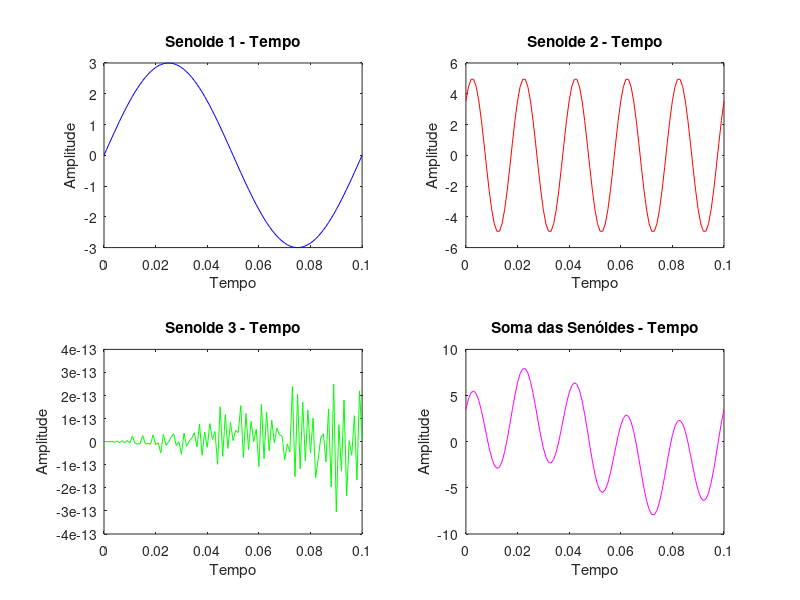
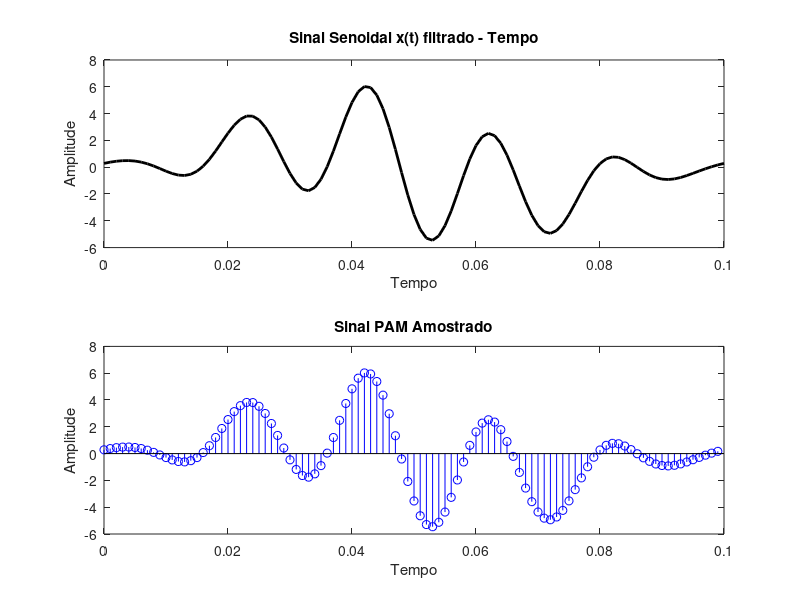
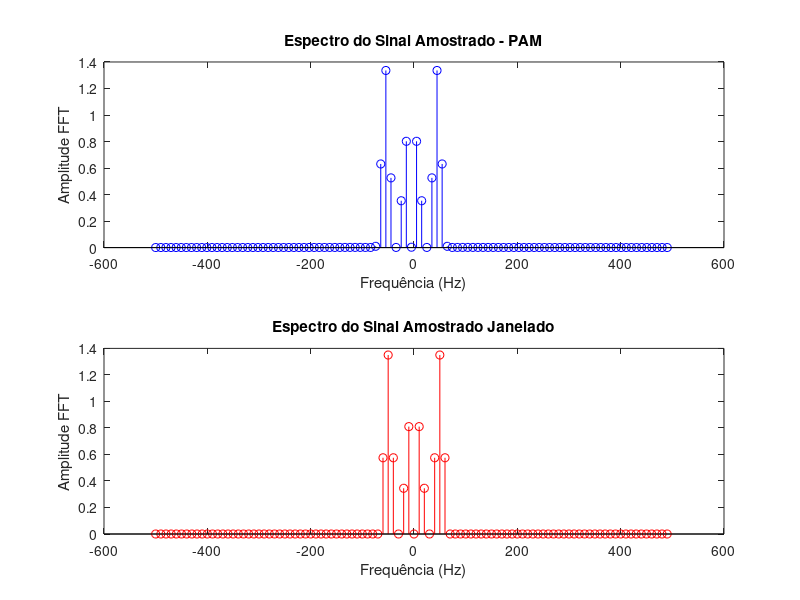
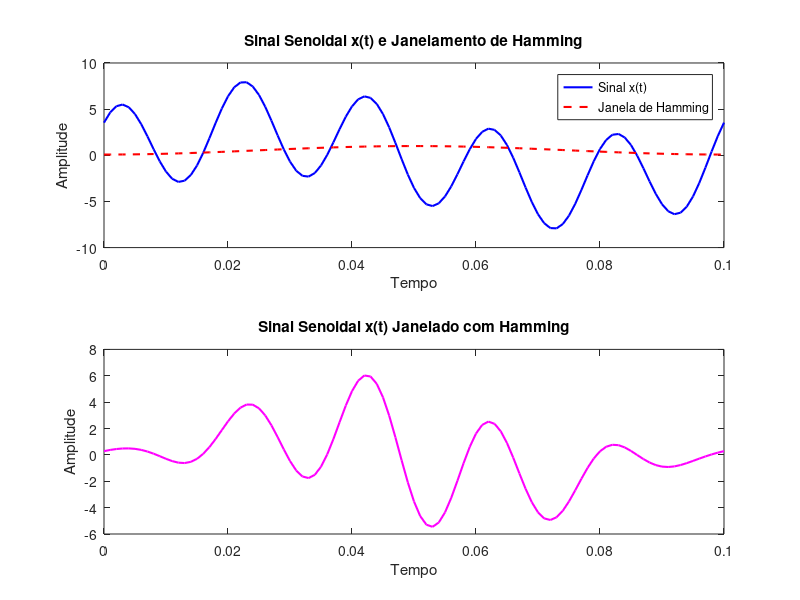

Write the MATLAB code that produced these figures, in order.
clc;
clear all;
pkg load signal;

Fs = 1e3; % Fequência de amostragem de 1MHz
Ts = 1/Fs; % Período de amostragem de 1 microsegundos
f0 = 10; % Frequência da primeira senoide em Hz
f1 = 50; % Frequência da segunda senoide em Hz
f2 = 520; % Frequência da segunda senoide em Hz
fc = 500; % Frequência de corte que vai de encontro à regra de Nyquist

t = [0:Ts:0.1]; % valores para o eixo que representa o tempo

x0 = 3*sin(2*pi*f0*t); % primeira senoide
x1 = 5*sin(2*pi*f1*t + pi/4); % segunda senoide
x2 = 5*sin(2*pi*fc*t); % terceira senoide

sinal = x0 + x1 + x2;

% Janelamento com a janela de Hamming
janela_hamming = hamming(length(t))';
sinal_janelado = sinal .* janela_hamming;

ordem = 5;
lowcut = fc*2/Fs; % frequência de corte

[b,a] = butter(ordem, lowcut, 'low'); % filtro Butterworth de ordem 5

sinal_lowfilter = filtfilt(b, a, sinal_janelado);

N_filter = length(sinal_lowfilter); % quantidade total de amostras do sinal filtrado
f_filter = Fs*(-N_filter/2:N_filter/2-1)/N_filter; % Frequencia normalizada
Y = fftshift(fft(sinal_lowfilter/N_filter)); % Transformada de Fourier do sinal filtrado com a amplitude normalizada

N_sampling = length(sinal_lowfilter(1:100)); % quantidade total do sinal que será amostrado
f_sampling = Fs*(-N_sampling/2:N_sampling/2-1)/N_sampling; % Frequencia normalizada
Y_sampling = fftshift(fft(sinal_lowfilter(1:100)/N_sampling)); % Transformada de Fourier do sinal amostrado

% Plotagem das senoides individuais
figure;
subplot(2,2,1);
plot(t, x0, 'b');
title('Senoide 1 - Tempo');
xlabel('Tempo');
ylabel('Amplitude');

subplot(2,2,2);
plot(t, x1, 'r');
title('Senoide 2 - Tempo');
xlabel('Tempo');
ylabel('Amplitude');

subplot(2,2,3);
plot(t, x2, 'g');
title('Senoide 3 - Tempo');
xlabel('Tempo');
ylabel('Amplitude');

% Plotagem da soma das senoides
subplot(2,2,4);
plot(t, sinal, 'm');
title('Soma das Senóides - Tempo');
xlabel('Tempo');
ylabel('Amplitude');

% Plotagem do sinal filtrado e sinal PAM
figure;
subplot(2,1,1);
plot(t, sinal_lowfilter, 'k', 'LineWidth', 2);
title('Sinal Senoidal x(t) filtrado - Tempo');
xlabel('Tempo');
ylabel('Amplitude');

% Plotagem do sinal PAM amostrado
subplot(2,1,2);
stem(t(1:100), sinal_lowfilter(1:100), 'b', 'Marker', 'o');
title('Sinal PAM Amostrado');
xlabel('Tempo');
ylabel('Amplitude');

% Plotagem do espectro do sinal amostrado
figure;
subplot(2,1,1);
stem(f_filter, abs(Y), 'b', 'Marker', 'o');
title('Espectro do Sinal Amostrado - PAM');
xlabel('Frequência (Hz)');
ylabel('Amplitude FFT');

subplot(2,1,2);
stem(f_sampling, abs(Y_sampling), 'r', 'Marker', 'o');
title('Espectro do Sinal Amostrado Janelado');
xlabel('Frequência (Hz)');
ylabel('Amplitude FFT');

% Plotagem do janelamento
figure;
subplot(2,1,1);
plot(t, sinal, 'b', 'LineWidth', 1.5);
hold on;
plot(t, janela_hamming, 'r--', 'LineWidth', 1.5);
title('Sinal Senoidal x(t) e Janelamento de Hamming');
xlabel('Tempo');
ylabel('Amplitude');
legend('Sinal x(t)', 'Janela de Hamming');

subplot(2,1,2);
plot(t, sinal_janelado, 'm', 'LineWidth', 1.5);
title('Sinal Senoidal x(t) Janelado com Hamming');
xlabel('Tempo');
ylabel('Amplitude');

